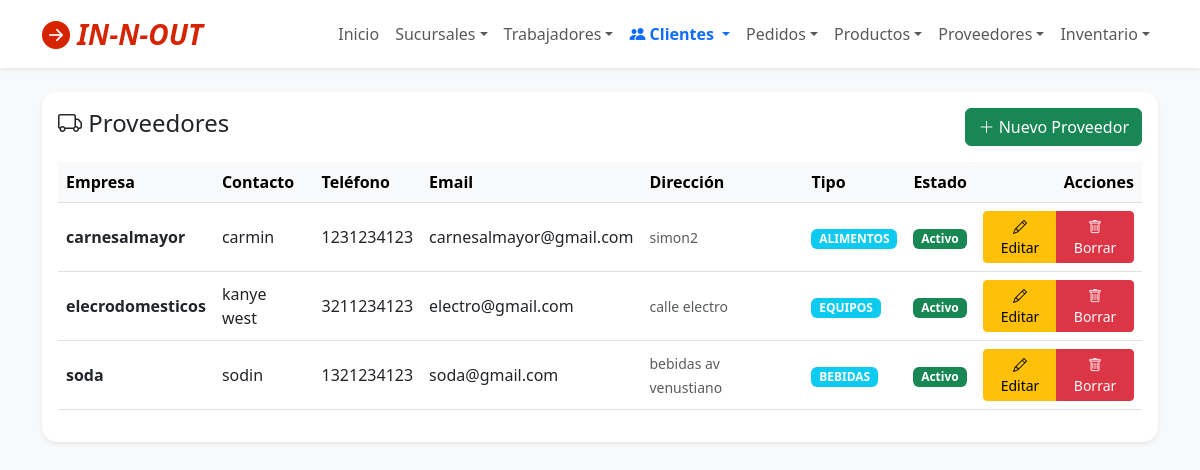
Page /proveedor/ver/ on the committed database.
### app_InNOut/models.py (models this page shows, shortened)
class Proveedor(models.Model):
    nombre_empresa = models.CharField(max_length=100)
    contacto = models.CharField(max_length=100)
    telefono = models.CharField(max_length=20)
    email = models.EmailField()
    direccion = models.TextField()
    tipo_proveedor = models.CharField(max_length=50, choices=[
        ('ALIMENTOS', 'Alimentos'),
        ('BEBIDAS', 'Bebidas'),
        ('LIMPIEZA', 'Limpieza'),
        ('EQUIPOS', 'Equipos')
    ])
    activo = models.BooleanField(default=True)
    fecha_registro = models.DateField(auto_now_add=True)

### app_InNOut/views.py (the view)
# urls.py: path('proveedor/ver/', views.ver_proveedores, name='ver_proveedores'),
def ver_proveedores(request):
    return render(request, 'proveedor/ver_proveedores.html', {'proveedores': Proveedor.objects.all().order_by('nombre_empresa')})

### app_InNOut/templates/proveedor/ver_proveedores.html (shortened to what this page needs)
{% extends "base.html" %}
{% block content %}
<div class="card card-soft p-3 shadow-sm">
  <div class="d-flex justify-content-between align-items-center mb-3">
    <h4><i class="bi bi-truck"></i> Proveedores</h4>
    <a class="btn btn-success" href="{% url 'agregar_proveedor' %}">
      <i class="bi bi-plus-lg"></i> Nuevo Proveedor
    </a>
  </div>
  <div class="table-responsive">
    <table class="table table-hover align-middle">
      <thead class="table-light">
        <tr>
          <th scope="col">Empresa</th>
          <th scope="col">Contacto</th>
          <th scope="col">Teléfono</th>
          <th scope="col">Email</th>
          <th scope="col">Dirección</th> <th scope="col">Tipo</th>
          <th scope="col">Estado</th>
          <th scope="col" class="text-end">Acciones</th>
        </tr>
      </thead>
      <tbody>
        {% for proveedor in proveedores %}
        <tr>
          <td class="fw-bold">{{ proveedor.nombre_empresa }}</td>
          <td>{{ proveedor.contacto|default:"-" }}</td>
          <td>{{ proveedor.telefono|default:"-" }}</td>
          <td>{{ proveedor.email|default:"-" }}</td>
          <td>
            <small class="text-muted">{{ proveedor.direccion|default:"-"|truncatechars:25 }}</small>
          </td>
          <td><span class="badge bg-info">{{ proveedor.tipo_proveedor }}</span></td>
          <td>
            {% if proveedor.activo %}
              <span class="badge bg-success">Activo</span>
            {% else %}
              <span class="badge bg-secondary">Inactivo</span>
            {% endif %}
          </td>
          <td class="text-end">
            <div class="btn-group" role="group">
              <a class="btn btn-sm btn-warning" href="{% url 'actualizar_proveedor' proveedor.id %}">
                <i class="bi bi-pencil"></i> Editar
              </a>
              <a class="btn btn-sm btn-danger" href="{% url 'borrar_proveedor' proveedor.id %}">
                <i class="bi bi-trash"></i> Borrar
              </a>
            </div>
          </td>
        </tr>
        {% empty %}
        <tr>
          <td colspan="8" class="text-center py-4 text-muted">
            No hay proveedores registrados.
          </td>
        </tr>
        {% endfor %}
      </tbody>
    </table>
  </div>
</div>
{% endblock %}

### app_InNOut/templates/base.html (style rules this page uses)
.card-soft { border: none; border-radius: 15px; box-shadow: 0 4px 6px rgba(0,0,0,0.1); transition: transform 0.2s; }

### rows in the picture
Proveedor: nombre_empresa "carnesalmayor", contacto "carmin", telefono "1231234123", email "carnesalmayor@gmail.com", direccion "simon2", tipo_proveedor "ALIMENTOS", activo "Activo"
Proveedor: nombre_empresa "elecrodomesticos", contacto "kanye west", telefono "3211234123", email "electro@gmail.com", direccion "calle electro", tipo_proveedor "EQUIPOS", activo "Activo"
Proveedor: nombre_empresa "soda", contacto "sodin", telefono "1321234123", email "soda@gmail.com", direccion "bebidas av venustiano", tipo_proveedor "BEBIDAS", activo "Activo"
